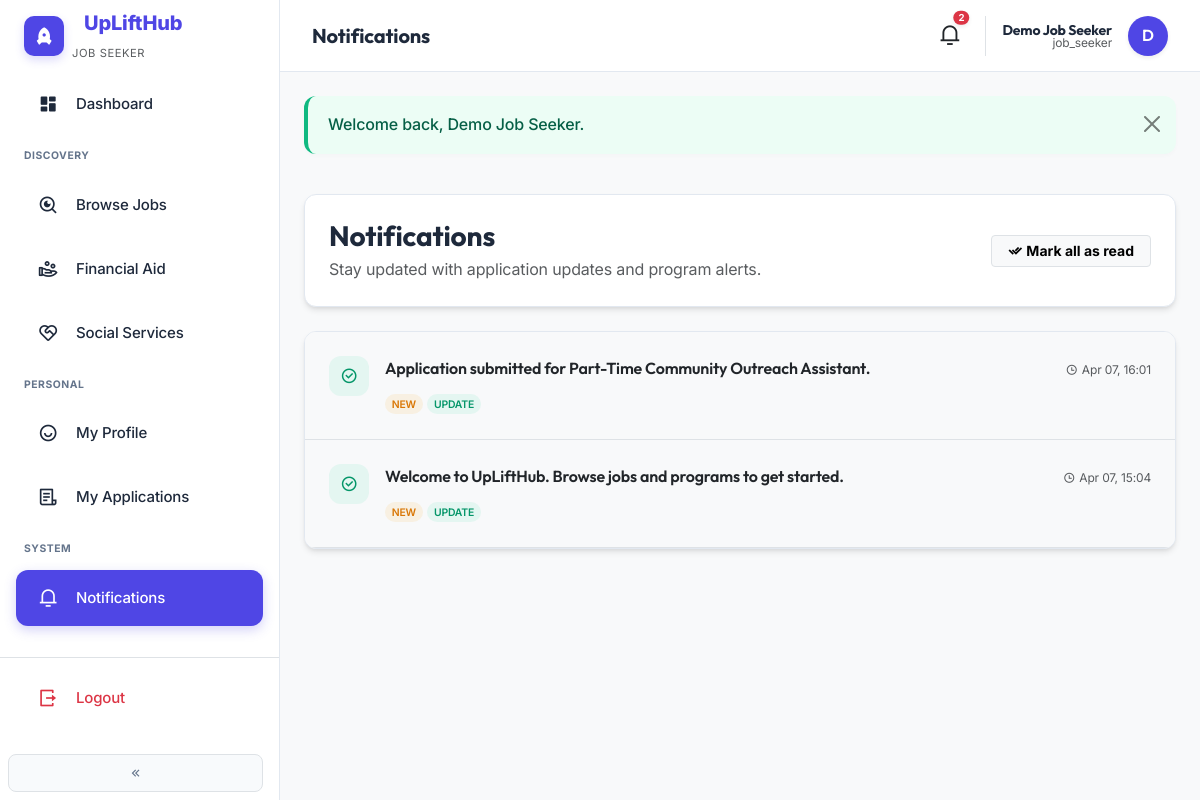
/jobseeker/notifications.php (signed in), run on the app's committed database.
### tables this page shows
CREATE TABLE `notifications` (
  `id` int(10) UNSIGNED NOT NULL,
  `user_id` int(10) UNSIGNED NOT NULL,
  `message` varchar(500) NOT NULL,
  `type` varchar(50) NOT NULL DEFAULT 'info',
  `is_read` tinyint(1) NOT NULL DEFAULT 0,
  `created_at` timestamp NOT NULL DEFAULT current_timestamp()
);

### includes/functions.php (called while the page is built, shortened)
<?php
function e(string $s): string
{
    return htmlspecialchars($s, ENT_QUOTES, 'UTF-8');
}

### jobseeker/notifications.php (the view, shortened to what this page needs)
<?php
$pdo = db();
$uid = current_user()['id'];
$list = $pdo->prepare('SELECT id, message, type, is_read, created_at FROM notifications WHERE user_id = ? ORDER BY created_at DESC');
$list->execute([$uid]);
$items = $list->fetchAll();
require dirname(__DIR__) . '/includes/partials/dashboard-start.php';
?>
<div class="row g-4 mb-4 mt-2">
  <div class="col-12">
    <div class="card-premium-admin p-4 reveal reveal-fade">
      <div class="d-flex flex-column flex-md-row align-items-md-center justify-content-between gap-3">
        <div>
          <h1 class="h3 fw-bold mb-1" style="font-family: 'Outfit', sans-serif;">Notifications</h1>
          <p class="text-muted mb-0">Stay updated with application updates and program alerts.</p>
        </div>
        <div>
          <form method="post" class="m-0">
            <button type="submit" class="btn btn-sm btn-light border px-3 fw-bold">
              <i class="ri-check-double-line me-1"></i>Mark all as read
            </button>
          </form>
        </div>
      </div>
    </div>
  </div>
</div>
<div class="card-premium-admin p-0 overflow-hidden reveal reveal-up">
  <div class="list-group list-group-flush">
    <?php foreach ($items as $n):
        $isUnread = (int) $n['is_read'] === 0;
        $icon = 'ri-information-line';
        $iconClass = 'indigo';
        if ($n['type'] === 'success') {
            $icon = 'ri-checkbox-circle-line';
            $iconClass = 'green';
        } elseif ($n['type'] === 'warning') {
            $icon = 'ri-error-warning-line';
            $iconClass = 'red';
        }
    ?>
      <div class="list-group-item p-4 border-0 border-bottom <?= $isUnread ? 'bg-light' : '' ?>" style="transition: background 0.2s;">
        <div class="d-flex gap-3">
          <div class="metric-icon <?= $iconClass ?> flex-shrink-0 mb-0" style="width: 40px; height: 40px; font-size: 1.1rem;">
            <i class="<?= $icon ?>"></i>
          </div>
          <div class="flex-grow-1">
            <div class="d-flex justify-content-between align-items-start gap-2">
              <div class="fw-semibold <?= $isUnread ? 'text-dark' : 'text-muted' ?>" style="font-family: 'Outfit', sans-serif;">
                <?= e($n['message']) ?>
              </div>
              <small class="text-muted text-nowrap mt-1" style="font-size: 0.75rem;">
                <i class="ri-time-line me-1"></i><?= date('M d, H:i', strtotime((string)$n['created_at'])) ?>
              </small>
            </div>
            <div class="mt-2">
              <?php if ($isUnread): ?>
                <span class="badge-admin badge-pending" style="font-size: 0.65rem;">NEW</span>
              <?php endif; ?>
              <?php if ($n['type'] === 'success'): ?>
                 <span class="badge-admin badge-approved" style="font-size: 0.65rem;">UPDATE</span>
              <?php endif; ?>
            </div>
          </div>
        </div>
      </div>
    <?php endforeach; ?>
  </div>
</div>
<?php require dirname(__DIR__) . '/includes/partials/dashboard-end.php'; ?>

### assets/css/uplifthub.css (style rules this page uses)
:root { --uplift-indigo: #2D5BFF; --uplift-indigo-dark: #1E3BB3; --uplift-blue: #2D5BFF; --uplift-black: #1A1D23; --uplift-green: #34D399; --uplift-orange: #F59E0B; --uplift-purple: #8B5CF6; --uplift-soft-blue: #F8FAFE; --uplift-card-bg: #ffffff; --uplift-sidebar: #f5f7fb; --uplift-border: rgba(0,0,0,0.06); }
.uplift-body { --bg: #ffffff; --section-alt: var(--uplift-soft-blue); --panel: #ffffff; --muted: #64748b; color: var(--uplift-black); background-color: var(--bg); font-family: 'Inter', system-ui, -apple-system, sans-serif; line-height: 1.6; }

### assets/css/animations.css (style rules this page uses)
.reveal { opacity: 0; transition: opacity 0.8s cubic-bezier(0.25, 0.46, 0.45, 0.94), transform 0.8s cubic-bezier(0.25, 0.46, 0.45, 0.94); will-change: opacity, transform; }
.reveal-up { transform: translateY(40px); }
.reveal-fade { transform: none; }
.reveal.reveal-visible { opacity: 1; transform: translateY(0) translateX(0) scale(1); }

### assets/css/admin-premium.css (style rules this page uses)
:root { --admin-indigo: #4F46E5; --admin-indigo-light: #818CF8; --admin-indigo-soft: rgba(79, 70, 229, 0.08); --admin-bg: #F8FAFC; --admin-card-bg: #FFFFFF; --admin-sidebar-bg: #FFFFFF; --admin-border: #E2E8F0; --admin-text-main: #1E293B; --admin-text-muted: #64748B; --admin-radius: 0.75rem; --admin-shadow: 0 4px 6px -1px rgba(0, 0, 0, 0.1), 0 2px 4px -1px rgba(0, 0, 0, 0.06); --admin-shadow-lg: 0 10px 15px -3px rgba(0, 0, 0, 0.1), 0 4px 6px -2px rgba(0, 0, 0, 0.05); }
body.admin-body { background-color: var(--admin-bg); color: var(--admin-text-main); font-family: 'Inter', 'Outfit', sans-serif; letter-spacing: -0.01em; }
.card-premium-admin { background: var(--admin-card-bg); border: 1px solid var(--admin-border); border-radius: var(--admin-radius); box-shadow: var(--admin-shadow); transition: all 0.3s ease; }
.metric-icon { width: 48px; height: 48px; border-radius: 12px; display: flex; align-items: center; justify-content: center; font-size: 1.5rem; margin-bottom: 1rem; }
.metric-icon.green { background: rgba(52, 211, 153, 0.1); color: #059669; }
.badge-admin { padding: 0.35em 0.65em; font-size: 0.75em; font-weight: 600; border-radius: 9999px; text-transform: capitalize; }
.badge-pending { background: rgba(245, 158, 11, 0.1); color: #D97706; }
.badge-approved { background: rgba(52, 211, 153, 0.1); color: #059669; }
* { transition: background-color 0.2s, border-color 0.2s, color 0.2s, transform 0.2s; }

### data on the page
notifications: message "Application submitted for Part-Time Community Outreach Assistant.", created_at "Apr 07, 16:01", is_read "NEW", type "UPDATE"
notifications: message "Welcome to UpLiftHub. Browse jobs and programs to get started.", created_at "Apr 07, 15:04", is_read "NEW", type "UPDATE"

### other printed values
$pageTitle "Notifications"
$notifCount "2"
$u['name'] "Demo Job Seeker"
$role === 'admin' ? 'Administrator' : $role "job_seeker"
substr($u['name'], 0, 1) "D"
$f['message'] "Welcome back, Demo Job Seeker."
